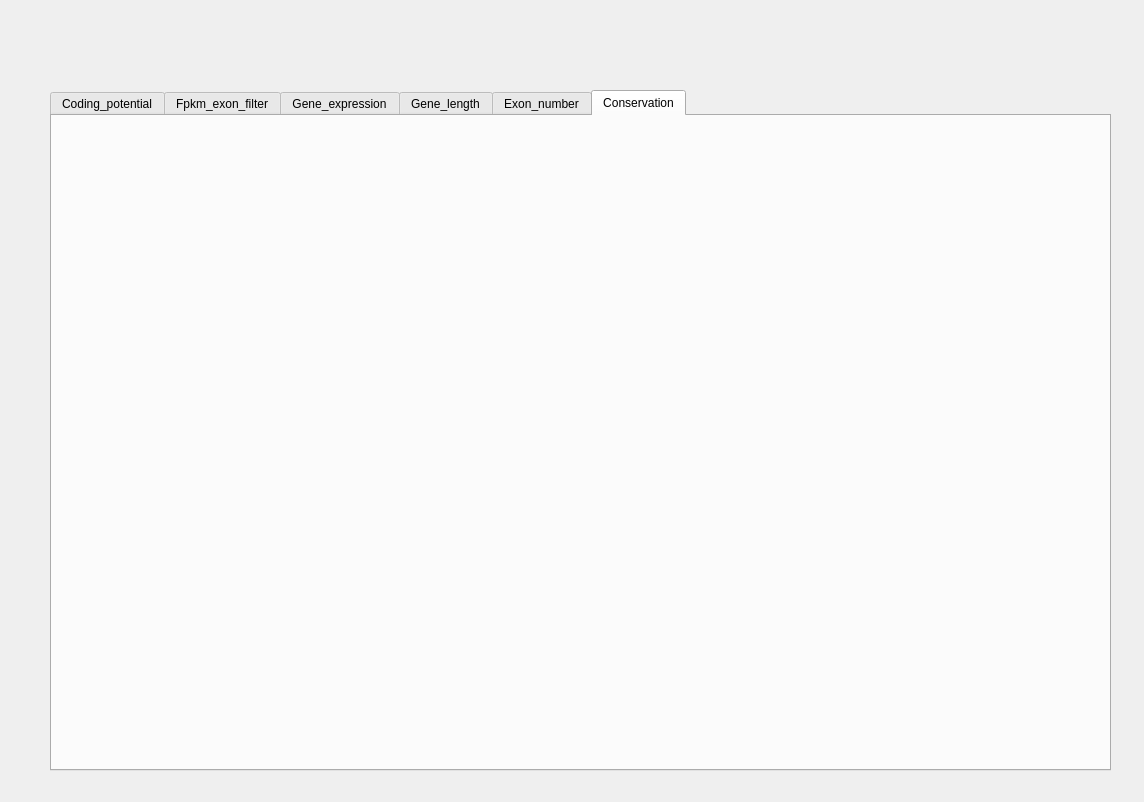
<?xml version="1.0" encoding="UTF-8"?>
<ui version="4.0">
 <class>LncExample</class>
 <widget class="QDialog" name="LncExample">
  <property name="geometry">
   <rect>
    <x>0</x>
    <y>0</y>
    <width>1144</width>
    <height>802</height>
   </rect>
  </property>
  <property name="windowTitle">
   <string>Dialog</string>
  </property>
  <widget class="QTabWidget" name="tabWidget">
   <property name="geometry">
    <rect>
     <x>50</x>
     <y>90</y>
     <width>1061</width>
     <height>681</height>
    </rect>
   </property>
   <property name="currentIndex">
    <number>5</number>
   </property>
   <widget class="QWidget" name="Coding_potential">
    <attribute name="title">
     <string>Coding_potential</string>
    </attribute>
    <widget class="QWidget" name="layoutWidget">
     <property name="geometry">
      <rect>
       <x>40</x>
       <y>110</y>
       <width>921</width>
       <height>491</height>
      </rect>
     </property>
     <layout class="QHBoxLayout" name="horizontalLayout">
      <item>
       <widget class="QLabel" name="label">
        <property name="styleSheet">
         <string notr="true">image: url(:/new/images/images/example_result/coding-veen-pdf.png);</string>
        </property>
        <property name="text">
         <string/>
        </property>
       </widget>
      </item>
      <item>
       <widget class="QLabel" name="label_2">
        <property name="styleSheet">
         <string notr="true">image: url(:/new/images/images/example_result/veen-pdf.png);</string>
        </property>
        <property name="text">
         <string/>
        </property>
       </widget>
      </item>
     </layout>
    </widget>
    <widget class="QLabel" name="label_3">
     <property name="geometry">
      <rect>
       <x>100</x>
       <y>70</y>
       <width>351</width>
       <height>21</height>
      </rect>
     </property>
     <property name="font">
      <font>
       <pointsize>9</pointsize>
       <weight>75</weight>
       <bold>true</bold>
      </font>
     </property>
     <property name="text">
      <string>coding transcript prediction by three methods</string>
     </property>
    </widget>
    <widget class="QLabel" name="label_4">
     <property name="geometry">
      <rect>
       <x>530</x>
       <y>70</y>
       <width>351</width>
       <height>21</height>
      </rect>
     </property>
     <property name="font">
      <font>
       <pointsize>9</pointsize>
       <weight>75</weight>
       <bold>true</bold>
      </font>
     </property>
     <property name="text">
      <string>Non-coding transcript prediction by three methods</string>
     </property>
    </widget>
   </widget>
   <widget class="QWidget" name="Fpkm_exon_filter">
    <attribute name="title">
     <string>Fpkm_exon_filter</string>
    </attribute>
    <widget class="QWidget" name="layoutWidget">
     <property name="geometry">
      <rect>
       <x>0</x>
       <y>130</y>
       <width>1061</width>
       <height>441</height>
      </rect>
     </property>
     <layout class="QHBoxLayout" name="horizontalLayout_2">
      <item>
       <widget class="QSlider" name="verticalSlider">
        <property name="orientation">
         <enum>Qt::Vertical</enum>
        </property>
       </widget>
      </item>
      <item>
       <widget class="QLabel" name="label_5">
        <property name="styleSheet">
         <string notr="true">image: url(:/new/images/images/example_result/before_fpkm_filter.png);</string>
        </property>
        <property name="text">
         <string/>
        </property>
       </widget>
      </item>
      <item>
       <widget class="QLabel" name="label_7">
        <property name="styleSheet">
         <string notr="true">image: url(:/new/images/images/example_result/after_fpkm_filter.png);</string>
        </property>
        <property name="text">
         <string/>
        </property>
       </widget>
      </item>
     </layout>
    </widget>
    <widget class="QLabel" name="label_8">
     <property name="geometry">
      <rect>
       <x>110</x>
       <y>60</y>
       <width>351</width>
       <height>21</height>
      </rect>
     </property>
     <property name="font">
      <font>
       <pointsize>9</pointsize>
       <weight>75</weight>
       <bold>true</bold>
      </font>
     </property>
     <property name="text">
      <string>Before fpkm and exon number filter</string>
     </property>
    </widget>
    <widget class="QLabel" name="label_6">
     <property name="geometry">
      <rect>
       <x>580</x>
       <y>60</y>
       <width>351</width>
       <height>21</height>
      </rect>
     </property>
     <property name="font">
      <font>
       <pointsize>9</pointsize>
       <weight>75</weight>
       <bold>true</bold>
      </font>
     </property>
     <property name="text">
      <string>After fpkm and exon number filter</string>
     </property>
    </widget>
   </widget>
   <widget class="QWidget" name="tab_3">
    <attribute name="title">
     <string>Gene_expression</string>
    </attribute>
    <widget class="QWidget" name="layoutWidget">
     <property name="geometry">
      <rect>
       <x>10</x>
       <y>90</y>
       <width>1031</width>
       <height>471</height>
      </rect>
     </property>
     <layout class="QHBoxLayout" name="horizontalLayout_4">
      <item>
       <widget class="QLabel" name="label_11">
        <property name="styleSheet">
         <string notr="true">image: url(:/new/images/images/example_result/gene_boxplot_FPKM.png);</string>
        </property>
        <property name="text">
         <string/>
        </property>
       </widget>
      </item>
      <item>
       <widget class="QLabel" name="label_12">
        <property name="styleSheet">
         <string notr="true">image: url(:/new/images/images/example_result/gene_FPKM_distrubution.png);</string>
        </property>
        <property name="text">
         <string/>
        </property>
       </widget>
      </item>
     </layout>
    </widget>
    <widget class="QLabel" name="label_13">
     <property name="geometry">
      <rect>
       <x>420</x>
       <y>30</y>
       <width>351</width>
       <height>21</height>
      </rect>
     </property>
     <property name="font">
      <font>
       <pointsize>9</pointsize>
       <weight>75</weight>
       <bold>true</bold>
      </font>
     </property>
     <property name="text">
      <string>Gene expression</string>
     </property>
    </widget>
   </widget>
   <widget class="QWidget" name="tab_4">
    <attribute name="title">
     <string>Gene_length</string>
    </attribute>
    <widget class="QLabel" name="label_14">
     <property name="geometry">
      <rect>
       <x>140</x>
       <y>90</y>
       <width>761</width>
       <height>511</height>
      </rect>
     </property>
     <property name="styleSheet">
      <string notr="true">image: url(:/new/images/images/example_result/gene-length-distrubution.png);</string>
     </property>
     <property name="text">
      <string/>
     </property>
    </widget>
    <widget class="QLabel" name="label_17">
     <property name="geometry">
      <rect>
       <x>360</x>
       <y>40</y>
       <width>351</width>
       <height>21</height>
      </rect>
     </property>
     <property name="font">
      <font>
       <pointsize>9</pointsize>
       <weight>75</weight>
       <bold>true</bold>
      </font>
     </property>
     <property name="text">
      <string>Gene length distrubution</string>
     </property>
    </widget>
   </widget>
   <widget class="QWidget" name="tab_5">
    <attribute name="title">
     <string>Exon_number</string>
    </attribute>
    <widget class="QLabel" name="label_15">
     <property name="geometry">
      <rect>
       <x>90</x>
       <y>120</y>
       <width>871</width>
       <height>461</height>
      </rect>
     </property>
     <property name="styleSheet">
      <string notr="true">image: url(:/new/images/images/example_result/exon_number.png);</string>
     </property>
     <property name="text">
      <string/>
     </property>
    </widget>
    <widget class="QLabel" name="label_16">
     <property name="geometry">
      <rect>
       <x>430</x>
       <y>50</y>
       <width>351</width>
       <height>21</height>
      </rect>
     </property>
     <property name="font">
      <font>
       <pointsize>9</pointsize>
       <weight>75</weight>
       <bold>true</bold>
      </font>
     </property>
     <property name="text">
      <string>Exon number</string>
     </property>
    </widget>
   </widget>
   <widget class="QWidget" name="tab">
    <attribute name="title">
     <string>Conservation</string>
    </attribute>
    <widget class="QWidget" name="layoutWidget">
     <property name="geometry">
      <rect>
       <x>10</x>
       <y>100</y>
       <width>1041</width>
       <height>451</height>
      </rect>
     </property>
     <layout class="QHBoxLayout" name="horizontalLayout_5">
      <item>
       <widget class="QLabel" name="label_19">
        <property name="styleSheet">
         <string notr="true">image: url(:/new/images/images/example_result/gene_conservation_density.png);</string>
        </property>
        <property name="text">
         <string/>
        </property>
       </widget>
      </item>
      <item>
       <widget class="QLabel" name="label_20">
        <property name="styleSheet">
         <string notr="true">image: url(:/new/images/images/example_result/gene_conservation_ecdf.png);</string>
        </property>
        <property name="text">
         <string/>
        </property>
       </widget>
      </item>
     </layout>
    </widget>
   </widget>
  </widget>
 </widget>
 <resources/>
 <connections/>
</ui>
